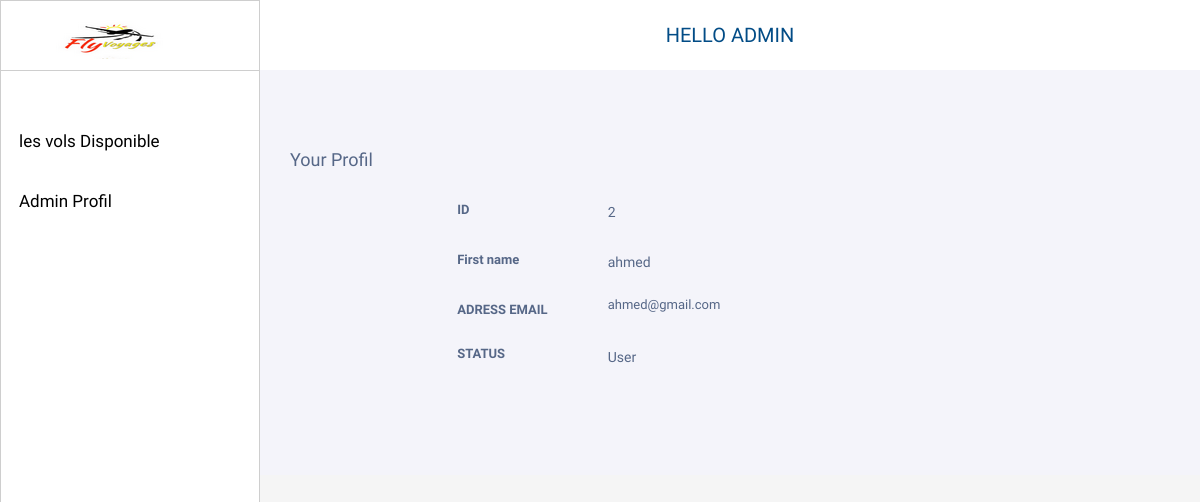
The page /admin/admin.php?id=2 on the database its author committed.
### tables this page shows
CREATE TABLE `users` (
  `iduser` int(11) NOT NULL,
  `username` varchar(200) NOT NULL,
  `mail` varchar(200) NOT NULL,
  `pass_word` varchar(50) NOT NULL,
  `statu` varchar(100) NOT NULL
);

### admin/admin.php (the view, shortened to what this page needs)
<?php
   	include "header.php";
            $db = mysqli_connect("localhost","root","","newgestionvols");
                $id = $_GET['id'];
                $query = mysqli_query($db, "SELECT * FROM users WHERE iduser = '$id' ");
                if (mysqli_num_rows($query) > 0 ) {
       if ($row = mysqli_fetch_array($query)){
                    $iduser = $row['iduser'];
                    $NAME = $row['username'];
                    $MAIL = $row['mail'];
                    $status = $row['statu'];
     ?>
<div class="session">
			<?php
			echo "HELLO ADMIN". ' '. $_SESSION['user']['username'];?>
            </div>
        </nav>
 <div class="boxContent">
     <div class="firstRow">
     <h4 class="h4">Your Profil</h4>
     <div class="tab-content py-4" id="content" style="width:65%; margin-left: 19%;">
     <form role="form">
                        <div class="form-group row">
                            <label class="col-lg-3 col-form-label form-control-label">ID</label>
                            <div class="col-lg-9">
                            <h5 class="h5"><?php echo  $iduser ?><h5>
                            </div>
                        </div>
                        <div class="form-group row">
                            <label class="col-lg-3 col-form-label form-control-label">First name</label>
                            <div class="col-lg-9">
                            <h5 class="h5"><?php echo  $NAME ?></h5>
                            </div>
                        </div>
                        <div class="form-group row">
                            <label class="col-lg-3 col-form-label form-control-label">ADRESS EMAIL</label>
                            <div class="col-lg-9">
                            </h5><?php echo  $MAIL ?>
                            </div>
                        </div>
                        <div class="form-group row">
                            <label class="col-lg-3 col-form-label form-control-label">STATUS</label>
                            <div class="col-lg-9">
                            <h5 class="h5"><?php echo  $status ?></h5>
                            </div>
                        </div>
                            <?php  }  ?>
                            <?php  }  ?>
                        </div>
                </div>
</div>
</div>

### admin/css/head.css (style rules this page uses)
:root { --color-white: white; --color-black: black; --color-grey: #CECECE; --color-primary: #7385F2; }
* { margin: 0; padding: 0; box-sizing: border-box; }
body { font-family: 'Roboto', sans-serif; }
.session { font-size: 10pw; }
.boxContent { padding: 70px 30px; }

### admin/css/admin.css (style rules this page uses)
body { color: #566787; background: #f5f5f5; font-family: 'Varela Round', sans-serif; font-size: 13px; }
.session { display: flex; height: 70px; align-items: center; justify-content: center; color: #024c86; font-size: 20px; text-transform: uppercase; }

### rows shown on the page
users: iduser "2", username "ahmed", mail "ahmed@gmail.com", statu "User"
